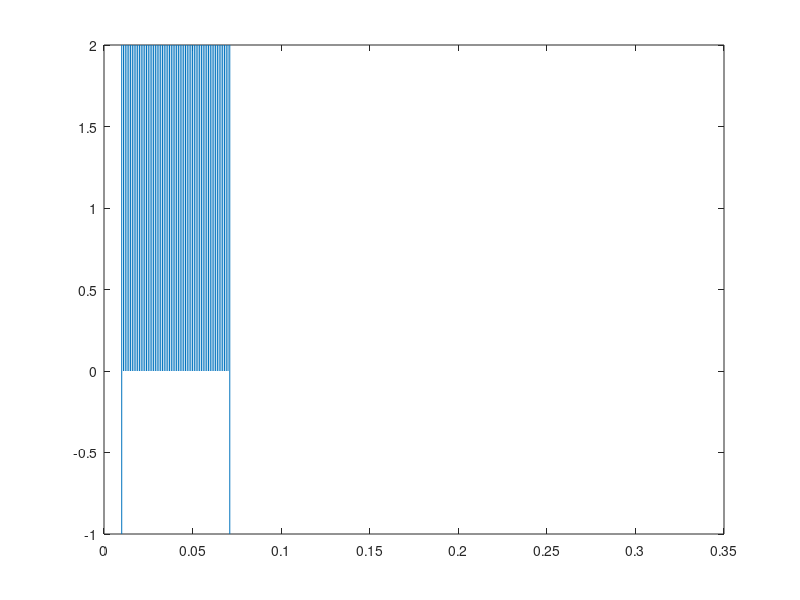

Reproduce this figure in MATLAB. (Note: this script raises an error after producing the figure.)
clear;
close all;
clc;

T = 2e-3; 
t2 = linspace(0, 60e-3, 100e-3/1e-6);
v2 = (square(t2/T*2*pi) + 1);

t2 = t2 + 10e-3;

t3 = t2(end)+1e-6:1e-6:t2(end)+T/2;
v3 = 0*t3 + 2;

t4 = t3(end)+1e-6:1e-6:t3(end)+200e-3;
v4 = 0*t4 - 1;

t1 = 0:1e-6:10e-3;
v1 = 0*t1 - 1;

time = [t1 t2 t3 t4];
va = [v1 v2 v3 v4];

plot(time,va)

param = [15 1.5 15e-3 4];

for j = 10e-2
    param = [150 0.45 j 8.5];
    [v,i,x]=vvteam(time,va,0,param,10);
    
    figure(1)
    subplot(3,1,1);
    plot(time,v); 
    xlabel("Applied Voltage"); hold on
    subplot(3,1,2);
    plot(time,i); 
    xlabel("Current"); hold on
    subplot(3,1,3); 
    plot(time,x);
    xlabel("State Variable"); hold on;
end
